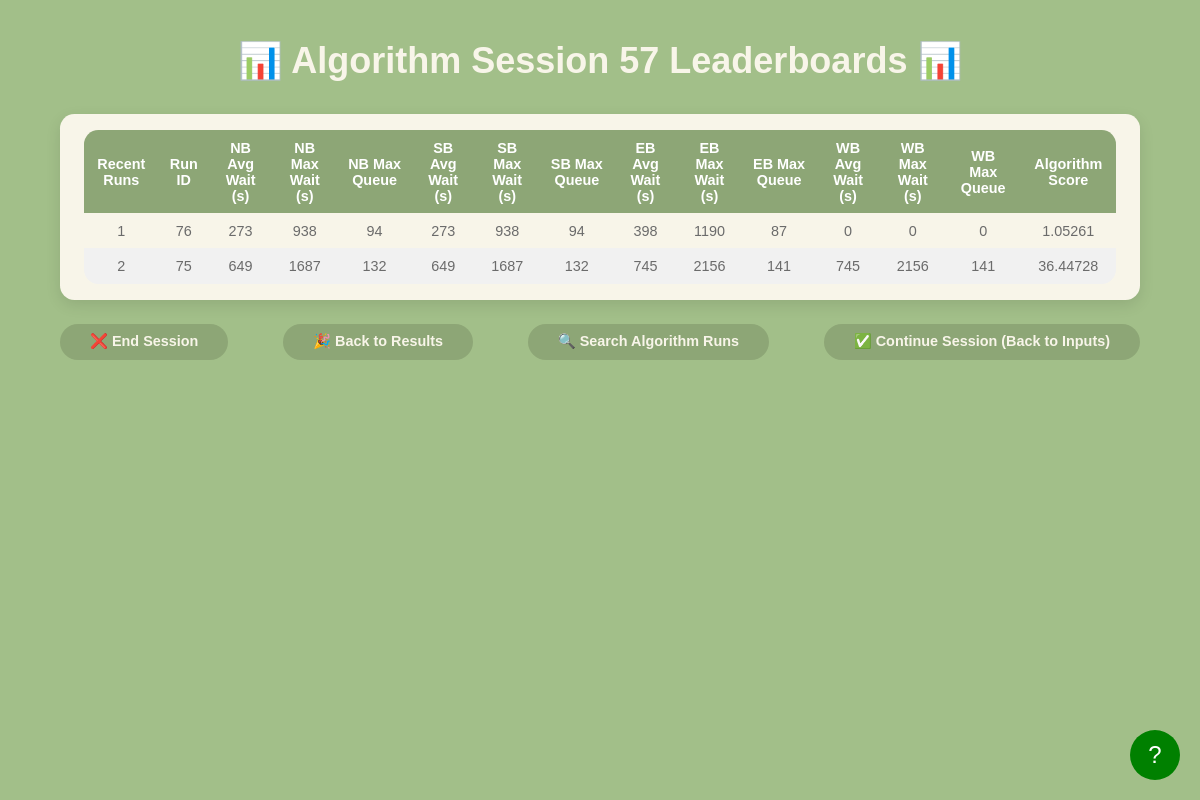
Page /algorithm_session_leaderboard on the earlier database version.
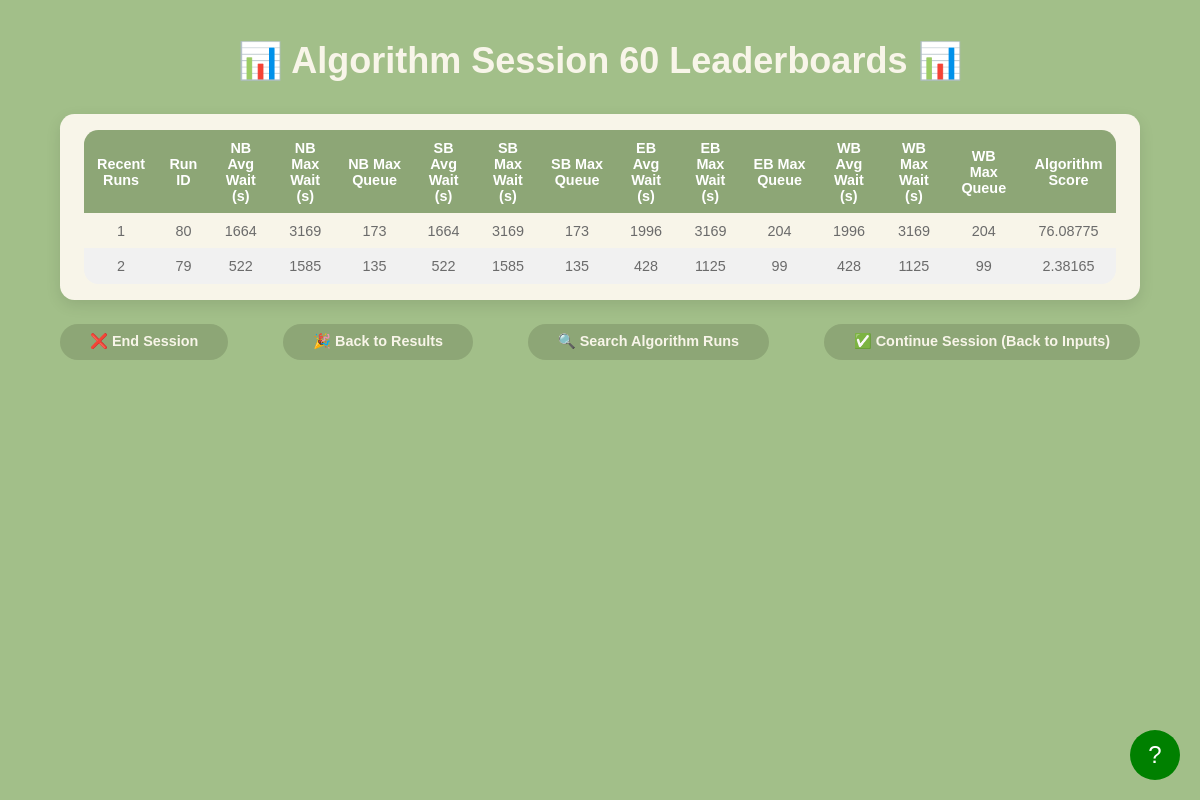
Same page on the later database version.
### models.py (models this page shows, shortened)
class AlgorithmLeaderboardResult(db.Model):
    __tablename__ = 'algorithm_leaderboard_results'
    id = db.Column(db.Integer, primary_key=True, autoincrement=True)
    run_id = db.Column(db.Integer, db.ForeignKey('configurations.run_id'), nullable=False)
    session_id = db.Column(db.Integer, db.ForeignKey('sessions.id'), nullable=False)
    avg_wait_time_north = db.Column(db.Float, nullable=False)
    max_wait_time_north = db.Column(db.Float, nullable=False)
    max_queue_length_north = db.Column(db.Integer, nullable=False)
    avg_wait_time_south = db.Column(db.Float, nullable=False)
    max_wait_time_south = db.Column(db.Float, nullable=False)
    max_queue_length_south = db.Column(db.Integer, nullable=False)
    avg_wait_time_east = db.Column(db.Float, nullable=False)
    max_wait_time_east = db.Column(db.Float, nullable=False)
    max_queue_length_east = db.Column(db.Integer, nullable=False)
    avg_wait_time_west = db.Column(db.Float, nullable=False)
    max_wait_time_west = db.Column(db.Float, nullable=False)
    max_queue_length_west = db.Column(db.Integer, nullable=False)

### app.py (the view)
@app.route('/algorithm_session_leaderboard')
def algorithm_session_leaderboard_page():
    session_id = request.args.get('session_id', type=int)
    if not session_id:
        active_session = Session.query.filter_by(active=True).order_by(Session.id.desc()).first()
        session_id = active_session.id if active_session else None
    print(session_id)
    raw_runs = get_recent_algorithm_runs(session_id) if session_id else []
    processed_runs = []
    for run in raw_runs:
        score = compute_score_4directions(
            run.run_id,
            run.session_id,
            run.avg_wait_time_north, run.max_wait_time_north, run.max_queue_length_north,
            run.avg_wait_time_south, run.max_wait_time_south, run.max_queue_length_south,
            run.avg_wait_time_east, run.max_wait_time_east, run.max_queue_length_east,
            run.avg_wait_time_west, run.max_wait_time_west, run.max_queue_length_west
        )
        processed_runs.append({
            "run_id": run.run_id,
            "nb_avg_wait": run.avg_wait_time_north,
            "nb_max_wait": run.max_wait_time_north,
            "nb_max_queue": run.max_queue_length_north,
            "sb_avg_wait": run.avg_wait_time_south,
            "sb_max_wait": run.max_wait_time_south,
            "sb_max_queue": run.max_queue_length_south,
            "eb_avg_wait": run.avg_wait_time_east,
            "eb_max_wait": run.max_wait_time_east,
            "eb_max_queue": run.max_queue_length_east,
            "wb_avg_wait": run.avg_wait_time_west,
            "wb_max_wait": run.max_wait_time_west,
            "wb_max_queue": run.max_queue_length_west,
            "score": score
        })
    return render_template('algorithm_session_leaderboard.html', runs=processed_runs, session_id=session_id)

### app.py (called while the page is built)
def get_recent_algorithm_runs(session_id):
    return AlgorithmLeaderboardResult.query \
        .filter_by(session_id=session_id) \
        .order_by(AlgorithmLeaderboardResult.id.desc()) \
        .limit(10) \
        .all()

### templates/algorithm_session_leaderboard.html (shortened to what this page needs)
<!DOCTYPE html>
<html lang="en">
<head>
    <link rel="stylesheet" href="{{ url_for('static', filename='css/algorithm_session_leaderboard.css') }}">
</head>
<body>
    <div class="header">
        <h1>📊 Algorithm Session {{ session_id }} Leaderboards 📊</h1>
    </div>
    <div class="leaderboard-container">
        <table>
            <thead>
                <tr>
                    <th>Recent Runs</th>
                    <th>Run ID</th>
                    <th>NB Avg Wait (s)</th>
                    <th>NB Max Wait (s)</th>
                    <th>NB Max Queue</th>
                    <th>SB Avg Wait (s)</th>
                    <th>SB Max Wait (s)</th>
                    <th>SB Max Queue</th>
                    <th>EB Avg Wait (s)</th>
                    <th>EB Max Wait (s)</th>
                    <th>EB Max Queue</th>
                    <th>WB Avg Wait (s)</th>
                    <th>WB Max Wait (s)</th>
                    <th>WB Max Queue</th>
                    <th>Algorithm Score</th>
                </tr>
            </thead>
            <tbody>
                {% if runs and runs|length > 0 %}
                    {% for run in runs %}
                    <tr onclick="handleRowClick(this)">
                        <td>{{ loop.index }}</td>
                        <td>{{ run.run_id }}</td>
                        <td>{{ run.nb_avg_wait|round|int }}</td>
                        <td>{{ run.nb_max_wait|round|int }}</td>
                        <td>{{ run.nb_max_queue|round|int }}</td>
                        <td>{{ run.sb_avg_wait|round|int }}</td>
                        <td>{{ run.sb_max_wait|round|int }}</td>
                        <td>{{ run.sb_max_queue|round|int }}</td>
                        <td>{{ run.eb_avg_wait|round|int }}</td>
                        <td>{{ run.eb_max_wait|round|int }}</td>
                        <td>{{ run.eb_max_queue|round|int }}</td>
                        <td>{{ run.wb_avg_wait|round|int }}</td>
                        <td>{{ run.wb_max_wait|round|int }}</td>
                        <td>{{ run.wb_max_queue|round|int }}</td>
                        <td>{{ run.score|round(5) }}</td>
                    </tr>
                    {% endfor %}
                {% else %}
                    <tr>
                        <td colspan="15">No session runs found.</td>
                    </tr>
                {% endif %}
            </tbody>
        </table>
    </div>
    <div class="nav-container">
        <a class="nav-button" id="endBtn" href="/index">❌ End Session</a>
        <a class="res-button" id="results" href="/back_to_results">🎉 Back to Results</a>
        <a class="res-button" id="searchRunsBtn" href="/search_Algorithm_Runs">🔍 Search Algorithm Runs</a>
        <a class="nav-button" id="backBtn" href="/parameters">✅ Continue Session (Back to Inputs)</a>
    </div>
    <div id="tutorial-button">?</div>
</body>
</html>

Differences in the rows shown:
no longer on this page (row unchanged): AlgorithmLeaderboardResult: run_id "76", nb_avg_wait "273", nb_max_wait "938", nb_max_queue "94", sb_avg_wait "273", sb_max_wait "938", sb_max_queue "94", eb_avg_wait "398", eb_max_wait "1190", eb_max_queue "87", wb_avg_wait "0", wb_max_wait "0", wb_max_queue "0", score "1.05261"
no longer on this page (row unchanged): AlgorithmLeaderboardResult: run_id "75", nb_avg_wait "649", nb_max_wait "1687", nb_max_queue "132", sb_avg_wait "649", sb_max_wait "1687", sb_max_queue "132", eb_avg_wait "745", eb_max_wait "2156", eb_max_queue "141", wb_avg_wait "745", wb_max_wait "2156", wb_max_queue "141", score "36.44728"
added AlgorithmLeaderboardResult: run_id "80", nb_avg_wait "1664", nb_max_wait "3169", nb_max_queue "173", sb_avg_wait "1664", sb_max_wait "3169", sb_max_queue "173", eb_avg_wait "1996", eb_max_wait "3169", eb_max_queue "204", wb_avg_wait "1996", wb_max_wait "3169", wb_max_queue "204", score "76.08775"
added AlgorithmLeaderboardResult: run_id "79", nb_avg_wait "522", nb_max_wait "1585", nb_max_queue "135", sb_avg_wait "522", sb_max_wait "1585", sb_max_queue "135", eb_avg_wait "428", eb_max_wait "1125", eb_max_queue "99", wb_avg_wait "428", wb_max_wait "1125", wb_max_queue "99", score "2.38165"
Other differences:
{{ session_id }}: "57" → "60"
